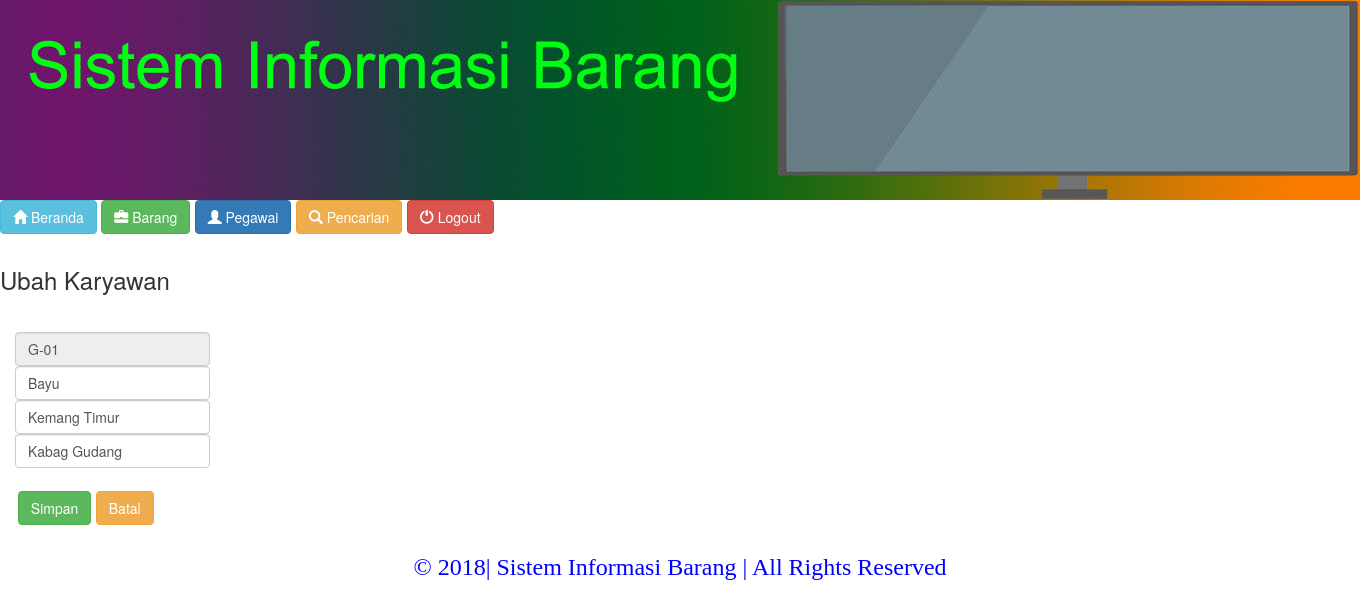
Page /editkaryawan.php?nik=G-01 (signed in) on the committed database.
### tables this page shows
CREATE TABLE `karyawan` (
  `nik` varchar(4) NOT NULL,
  `nama` varchar(30) NOT NULL,
  `alamat` varchar(30) NOT NULL,
  `bagian` varchar(20) NOT NULL
);

### editkaryawan.php (the view, shortened to what this page needs)
<?php
	$nik = $_GET['nik'];
	$sambung = "select * from karyawan where nik='$nik'";
	$sambung2 = mysql_query($sambung);
	while($sambung3 = mysql_fetch_array($sambung2))
	{
		$nik = $sambung3['nik'];
		$nama = $sambung3['nama'];
		$alamat = $sambung3['alamat'];
		$bagian = $sambung3['bagian'];
	}
?>
<html>
<head>
<link rel="stylesheet" href="css/bootstrap.min.css"/>
</head>
<body>
<table>
<tr>
<td><?php include "banner.php" ?></td>
</tr>
<tr>
<td><?php include "menu.php" ?></td>
</tr>
<tr>
<td height=320>
	<label>
	<h3>Ubah Karyawan</h3>
	</label>
	<form class="form-inline" role="form" method="post" action="editkaryawan.php">
	<div class="form-group has-info">
	<div class="col-md-4">
	<br><input type="text" class="form-control input-md" name="nik" required value="<?php echo $nik ?>" readonly>
	<br><input type="text" class="form-control input-md" name="nama" required value="<?php echo $nama ?>">
	<br><input type="text" class="form-control input-md" name="alamat" required value="<?php echo $alamat ?>">
	<br><input type="text" class="form-control input-md" name="bagian" required value="<?php echo $bagian ?>">
	</div>
	</div>
	<br>
	<br>&nbsp;&nbsp;&nbsp;
	<div class="btn-group btn-group-md">
	<button type="submit" class="btn btn-success" name="ubah">Simpan</button>
	</div>
	<div class="btn-group btn-group-md">
	<button type="reset" class="btn btn-warning">Batal</button>
	</div>
	</form>
</td>
</tr>
<tr>
<td align="center" valign="middle"><?php include "footer.php" ?></td>
</tr>
</table>
</body>
</html>

### rows in the picture
karyawan: nik "G-01", nama "Bayu", alamat "Kemang Timur", bagian "Kabag Gudang"
